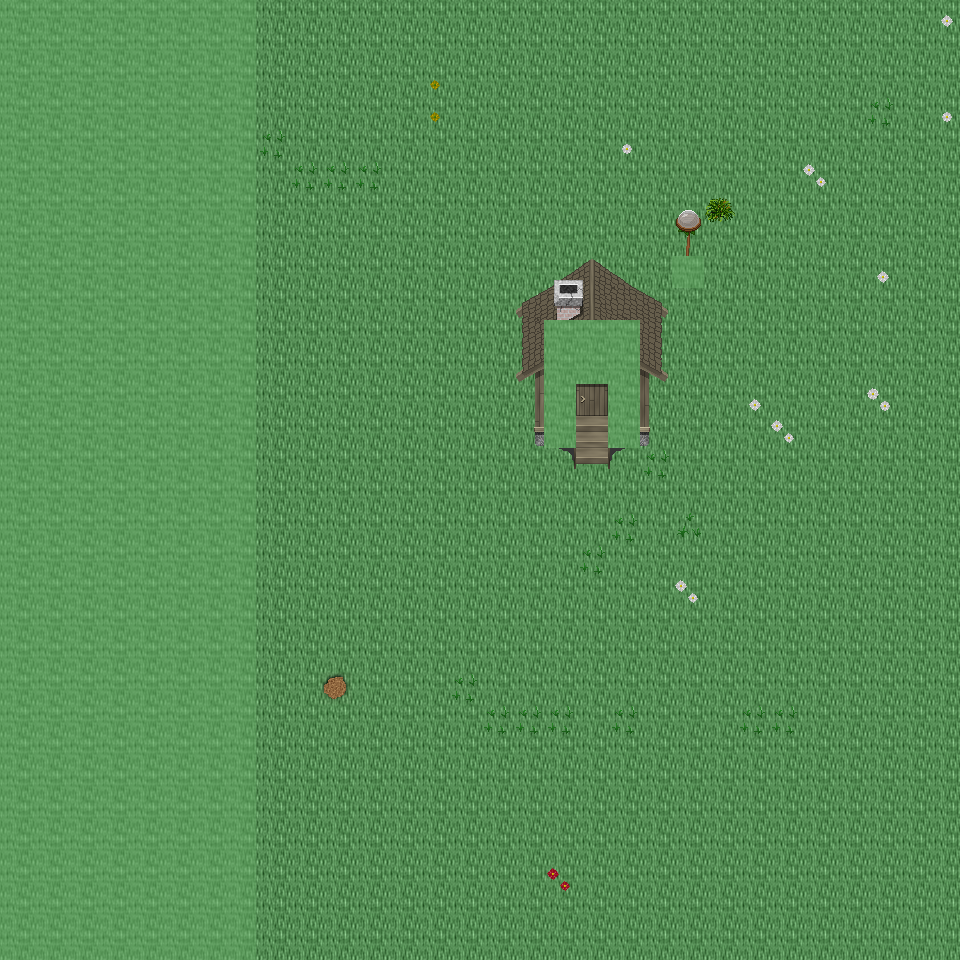

A 2D game scene composited from a Tiled map and its tileset images. What follows is a short description and the map's XML, with each tile layer's data collapsed to a summary:
An orthogonal 30x30 tile map with 32x32 px tiles, 6 tile layers (Ground, Object, Object2, Above, ...), 34 tilesets and 2 objects (2x mapExit).

<map version="1.0" orientation="orthogonal" renderorder="right-down" width="30" height="30" tilewidth="32" tileheight="32" nextobjectid="3">
  <tileset firstgid="1" name="tileset_ground_ground" tilewidth="32" tileheight="32" tilecount="33" columns="3">
    <image source="../drawable/tileset_ground_ground.png" width="96" height="352" />
  </tileset>
  <tileset firstgid="34" name="tileset_ground_grass_edges" tilewidth="32" tileheight="32" tilecount="36" columns="12">
    <image source="../drawable/tileset_ground_grass_edges.png" width="384" height="96" />
  </tileset>
  <tileset firstgid="70" name="tileset_ground_earth_edges" tilewidth="32" tileheight="32" tilecount="18" columns="6">
    <image source="../drawable/tileset_ground_earth_edges.png" width="192" height="96" />
  </tileset>
  <tileset firstgid="88" name="tileset_ground_grass_corners" tilewidth="32" tileheight="32" tilecount="24" columns="6">
    <image source="../drawable/tileset_ground_grass_corners.png" width="192" height="128" />
  </tileset>
  <tileset firstgid="112" name="tileset_plant_grasses" tilewidth="32" tileheight="32" tilecount="6" columns="3">
    <image source="../drawable/tileset_plant_grasses.png" width="96" height="64" />
  </tileset>
  <tileset firstgid="118" name="tileset_plant_flower_daisy_blue" tilewidth="32" tileheight="32" tilecount="8" columns="2">
    <image source="../drawable/tileset_plant_flower_daisy_blue.png" width="64" height="128" />
  </tileset>
  <tileset firstgid="126" name="tileset_plant_flower_daisy_yellow" tilewidth="32" tileheight="32" tilecount="8" columns="2">
    <image source="../drawable/tileset_plant_flower_daisy_yellow.png" width="64" height="128" />
  </tileset>
  <tileset firstgid="134" name="tileset_plant_bush_bushes" tilewidth="32" tileheight="32" tilecount="10" columns="5">
    <image source="../drawable/tileset_plant_bush_bushes.png" width="160" height="64" />
  </tileset>
  <tileset firstgid="144" name="tileset_plant_flower_daisy_red" tilewidth="32" tileheight="32" tilecount="8" columns="2">
    <image source="../drawable/tileset_plant_flower_daisy_red.png" width="64" height="128" />
  </tileset>
  <tileset firstgid="152" name="tileset_plant_flower_daisy_white" tilewidth="32" tileheight="32" tilecount="8" columns="2">
    <image source="../drawable/tileset_plant_flower_daisy_white.png" width="64" height="128" />
  </tileset>
  <tileset firstgid="160" name="tileset_logic_collision" tilewidth="32" tileheight="32" tilecount="1" columns="1">
    <image source="../drawable/tileset_logic_collision.png" width="32" height="32" />
  </tileset>
  <tileset firstgid="161" name="tileset_plant_stump_stump_brown" tilewidth="32" tileheight="32" tilecount="4" columns="2">
    <image source="../drawable/tileset_plant_stump_stump_brown.png" width="64" height="64" />
  </tileset>
  <tileset firstgid="165" name="tileset_plant_tree_tree_green" tilewidth="32" tileheight="32" tilecount="88" columns="8">
    <image source="../drawable/tileset_plant_tree_tree_green.png" width="256" height="352" />
  </tileset>
  <tileset firstgid="253" name="tileset_logic_item_resources" tilewidth="32" tileheight="32" tilecount="6" columns="6">
    <image source="../drawable/tileset_logic_item_resources.png" width="192" height="32" />
  </tileset>
  <tileset firstgid="259" name="tileset_logic_item_mushroom" tilewidth="32" tileheight="32" tilecount="6" columns="6">
    <image source="../drawable/tileset_logic_item_mushroom.png" width="192" height="32" />
  </tileset>
  <tileset firstgid="265" name="tileset_object_tent" tilewidth="32" tileheight="32" tilecount="9" columns="3">
    <image source="../drawable/tileset_object_tent.png" width="96" height="96" />
  </tileset>
  <tileset firstgid="274" name="tileset_logic_creature_albino_elf" tilewidth="32" tileheight="32" tilecount="5" columns="5">
    <image source="../drawable/tileset_logic_creature_albino_elf.png" width="160" height="32" />
  </tileset>
  <tileset firstgid="279" name="tileset_ground_ladder_vertical_dark" tilewidth="32" tileheight="32" tilecount="3" columns="3">
    <image source="../drawable/tileset_ground_ladder_vertical_dark.png" width="96" height="32" />
  </tileset>
  <tileset firstgid="282" name="tileset_ground_ladder_horizontal_dark" tilewidth="32" tileheight="32" tilecount="3" columns="1">
    <image source="../drawable/tileset_ground_ladder_horizontal_dark.png" width="32" height="96" />
  </tileset>
  <tileset firstgid="285" name="tileset_furniture_light_flames" tilewidth="32" tileheight="32" tilecount="6" columns="6">
    <image source="../drawable/tileset_furniture_light_flames.png" width="192" height="32" />
  </tileset>
  <tileset firstgid="291" name="tileset_furniture_table_tree_stump_table" tilewidth="32" tileheight="32" tilecount="4" columns="2">
    <image source="../drawable/tileset_furniture_table_tree_stump_table.png" width="64" height="64" />
  </tileset>
  <tileset firstgid="295" name="tileset_furniture_chair_stool" tilewidth="32" tileheight="32" tilecount="1" columns="1">
    <image source="../drawable/tileset_furniture_chair_stool.png" width="32" height="32" />
  </tileset>
  <tileset firstgid="296" name="tileset_logic_creature_ent" tilewidth="32" tileheight="32" tilecount="4" columns="4">
    <image source="../drawable/tileset_logic_creature_ent.png" width="128" height="32" />
  </tileset>
  <tileset firstgid="300" name="tileset_logic_creature_animal" tilewidth="32" tileheight="32" tilecount="32" columns="8">
    <image source="../drawable/tileset_logic_creature_animal.png" width="256" height="128" />
  </tileset>
  <tileset firstgid="332" name="tileset_logic_portal" tilewidth="32" tileheight="32" tilecount="24" columns="8">
    <image source="../drawable/tileset_logic_portal.png" width="256" height="96" />
  </tileset>
  <tileset firstgid="356" name="tileset_logic_item_herb" tilewidth="32" tileheight="32" tilecount="5" columns="5">
    <image source="../drawable/tileset_logic_item_herb.png" width="160" height="32" />
  </tileset>
  <tileset firstgid="361" name="tileset_ground_pothole" tilewidth="32" tileheight="32" tilecount="4" columns="4">
    <image source="../drawable/tileset_ground_pothole.png" width="128" height="32" />
  </tileset>
  <tileset firstgid="365" name="tileset_logic_creature_elemental" tilewidth="32" tileheight="32" tilecount="16" columns="8">
    <image source="../drawable/tileset_logic_creature_elemental.png" width="256" height="64" />
  </tileset>
  <tileset firstgid="381" name="tileset_plant_bush_bush_pinks" tilewidth="32" tileheight="32" tilecount="4" columns="2">
    <image source="../drawable/tileset_plant_bush_bush_pinks.png" width="64" height="64" />
  </tileset>
  <tileset firstgid="385" name="tileset_light_door_light" tilewidth="32" tileheight="32" tilecount="12" columns="3">
    <image source="../drawable/tileset_light_door_light.png" width="96" height="128" />
  </tileset>
  <tileset firstgid="397" name="tileset_light_dim_light_7x5" tilewidth="32" tileheight="32" tilecount="35" columns="7">
    <image source="../drawable/tileset_light_dim_light_7x5.png" width="224" height="160" />
  </tileset>
  <tileset firstgid="432" name="tileset_light_light_5x5" tilewidth="32" tileheight="32" tilecount="25" columns="5">
    <image source="../drawable/tileset_light_light_5x5.png" width="160" height="160" />
  </tileset>
  <tileset firstgid="457" name="tileset_furniture_light_roots_lamp" tilewidth="32" tileheight="32" tilecount="6" columns="2">
    <image source="../drawable/tileset_furniture_light_roots_lamp.png" width="64" height="96" />
  </tileset>
  <tileset firstgid="463" name="tileset_building_huts" tilewidth="32" tileheight="32" tilecount="338" columns="26">
    <image source="../drawable/tileset_building_huts.png" width="832" height="416" />
  </tileset>
  <layer name="Ground" width="30" height="30">
    <data>[900 cells, 900 non-empty, 2 distinct tile ids]</data>
  </layer>
  <layer name="Object" width="30" height="30">
    <data>[900 cells, 30 non-empty, 10 distinct tile ids]</data>
  </layer>
  <layer name="Object2" width="30" height="30">
    <data>[900 cells, 21 non-empty, 21 distinct tile ids]</data>
  </layer>
  <layer name="Above" width="30" height="30">
    <data>[900 cells, 259 non-empty, 28 distinct tile ids]</data>
  </layer>
  <layer name="Above2" width="30" height="30">
    <data>[900 cells, 0 non-empty, 0 distinct tile ids]</data>
  </layer>
  <layer name="Walkable" width="30" height="30">
    <data>[900 cells, 251 non-empty, 1 distinct tile ids]</data>
  </layer>
  <objectgroup name="MapEvents">
    <object id="1" name="north" type="mapExit" x="256" y="0" width="704" height="32">
      <properties>
        <property name="map" value="level_0_x123_y128" />
        <property name="x" value="8" />
        <property name="y" value="28" />
      </properties>
    </object>
    <object id="2" name="south" type="mapExit" x="256" y="928" width="704" height="32">
      <properties>
        <property name="map" value="level_0_x123_y130" />
        <property name="x" value="8" />
        <property name="y" value="1" />
      </properties>
    </object>
  </objectgroup>
</map>
